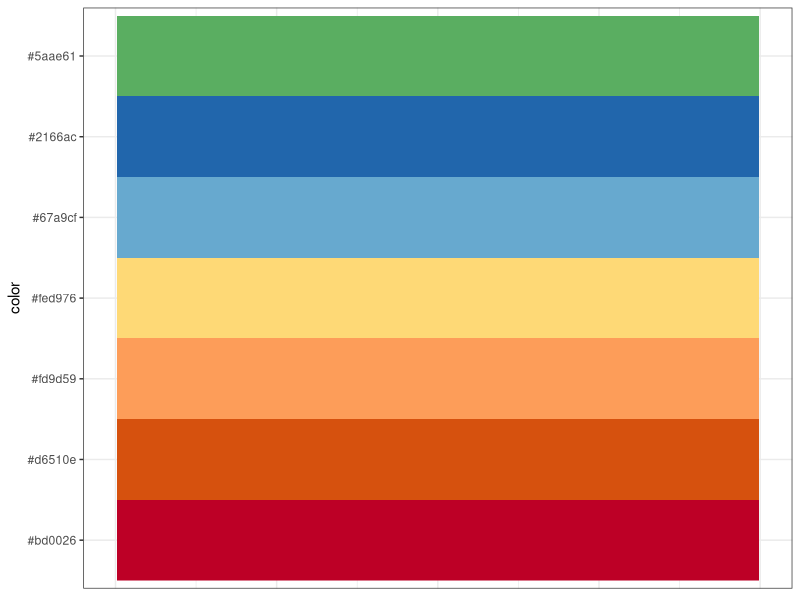

Write the R code that produced this figure.
library(ggplot2)

color_values <- c(
  "#bd0026",
  "#d6510e",
  "#fd9d59",
  #"#ff9041",
  "#fed976",
  # "#fc4e2a",
  # "#feb24c",
  # "#fed976",
  "#67a9cf",
  "#2166ac",
  "#5aae61"#,
)

names(color_values) <- color_values

p <- ggplot(data = data.frame(
    color = factor(color_values, levels = color_values),
    x = 0)) +
  geom_raster(mapping = aes(y = color, x = 0, fill = color)) +
  scale_fill_manual(values = color_values) +
  theme_bw() +
  theme(
    legend.position = "none",
    axis.ticks.x = element_blank(),
    axis.title.x = element_blank(),
    axis.text.x = element_blank()
  )

png("color_choices.png")
print(p)
dev.off()
